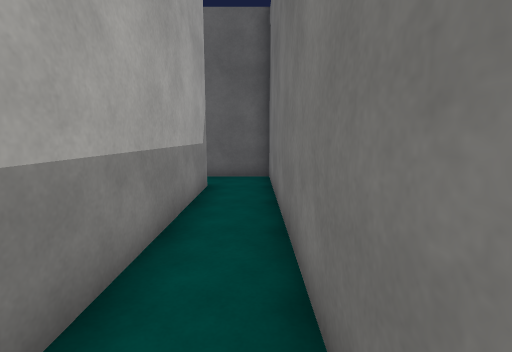
view 1 (above)

23 first-person views from a walk through a Unity game level. The camera is 1.5 m above the floor, tilts 8° down and sees 85° across. The floor is counted in squares, 1 m on a side. Each view is taken from the middle of a square. On the plan, view 1 faces up. The plan holds only what a view shows up to about 14 squares ahead; the rest is blank. The place goes on beyond the plan. Surface patterns are stand-ins for the level's own textures.

view 2
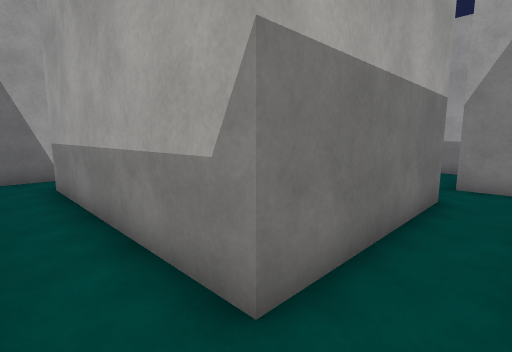

view 3
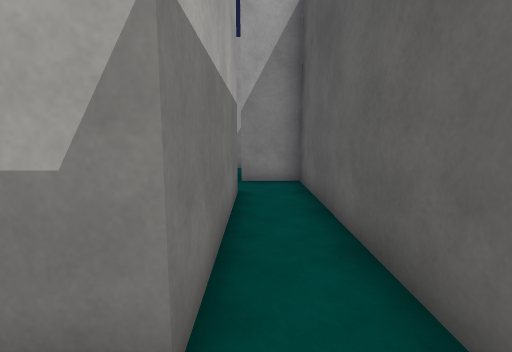

view 4
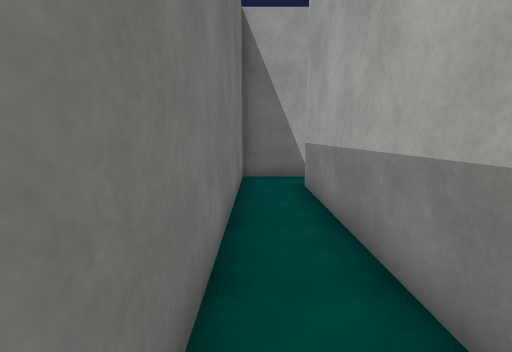

view 5
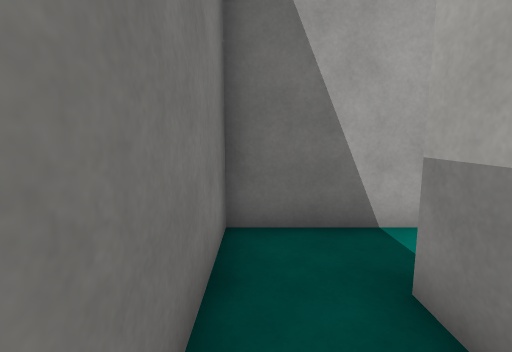

view 6
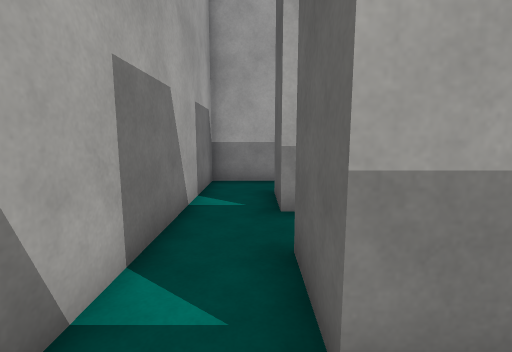

view 7
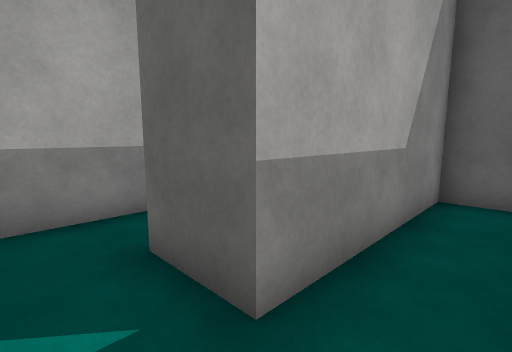

view 8
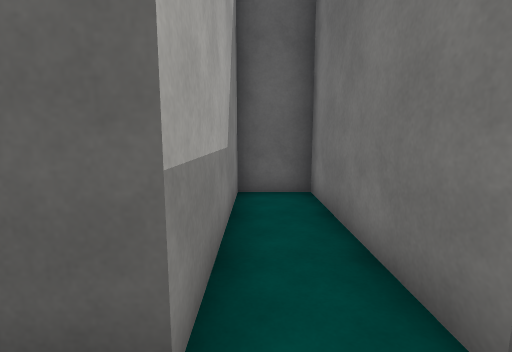

view 9
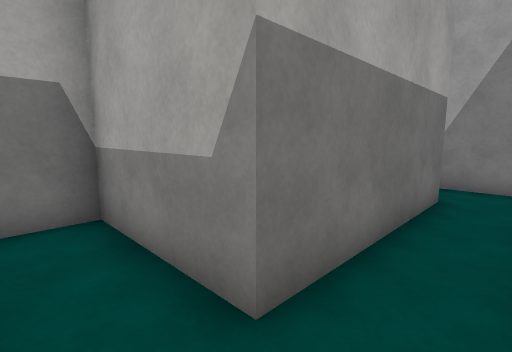

view 10
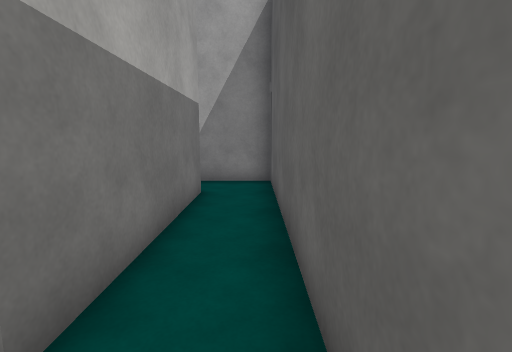

view 11
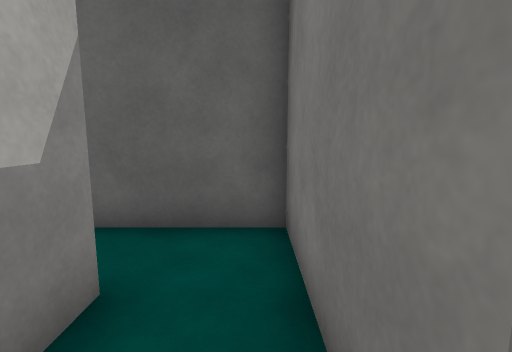

view 12
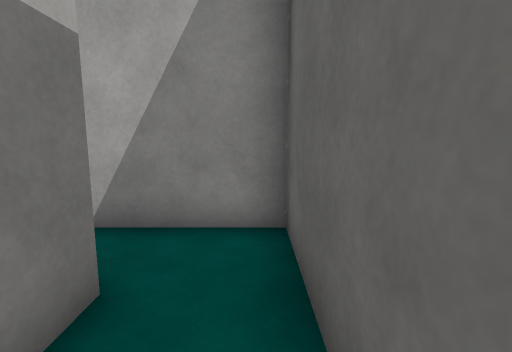

view 13
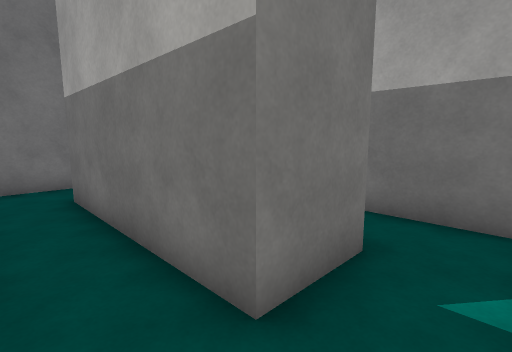

view 14
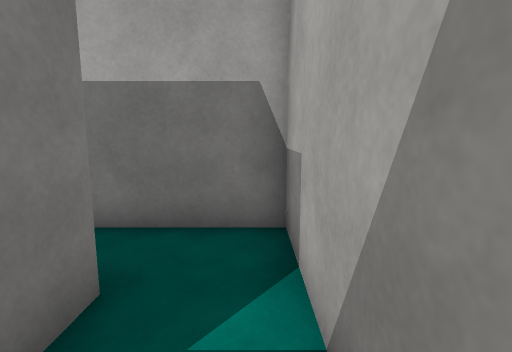

view 15
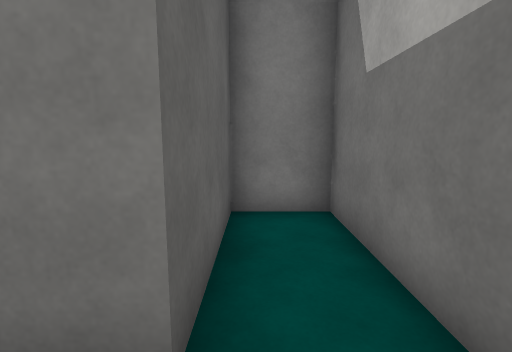

view 16
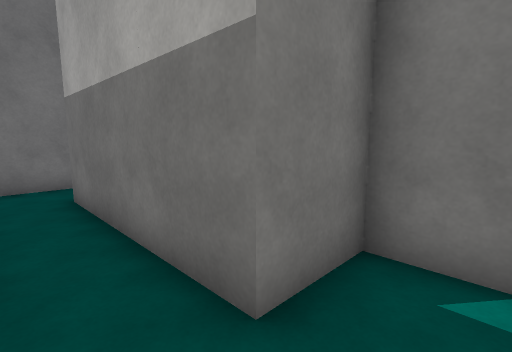

view 17
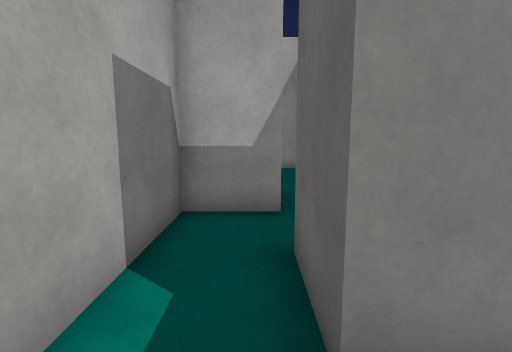

view 18
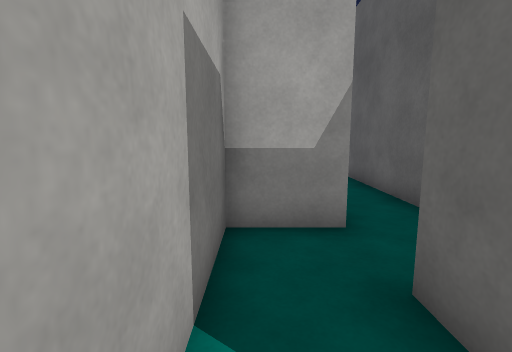

view 19
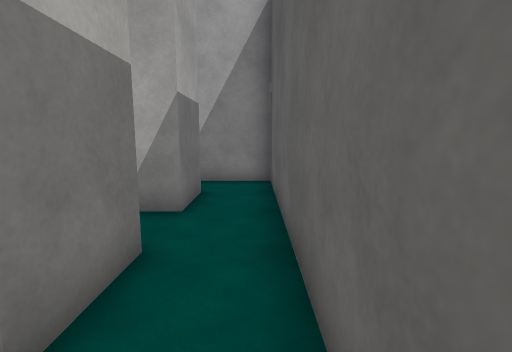

view 20
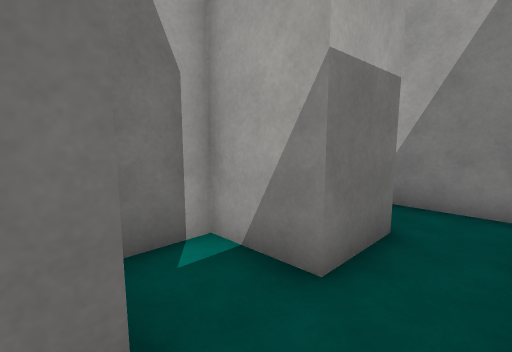

view 21
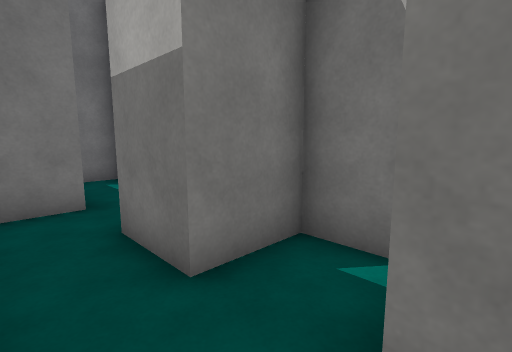

view 22
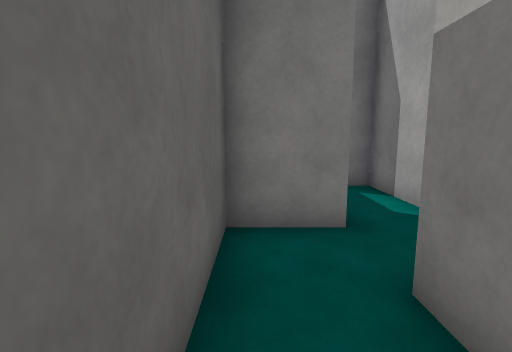

view 23
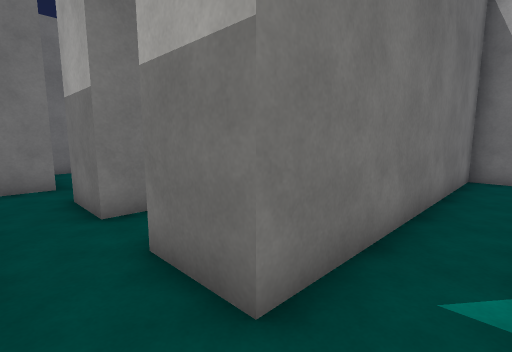

### Floor plan
Points are (right, up) in squares from view 1. A wall is a line through its corners. A room is listed if a view was taken in it or the views show most of it. See-through windows are left out.
Room 1 (views 1, 2, 3, 4, 5, 6, 16, 17, 18)
walls: (0.6, 10.5) (-9.5, 10.5) (-9.5, 8.5); (-3.5, -1.5) (0.5, -1.5) (0.5, 10); (-9.5, 6.5) (-7.5, 6.5) (-7.5, 8.5) (-1.5, 8.5) (-1.5, 0.5) (-3.5, 0.5)
ways out: opening at (-2.5, -0.5) to room 2; opening at (-10.5, 7.5) to room 6
Room 2 (views 7, 8)
walls: (-3.5, 0.5) (-3.5, 6.5) (-5.5, 6.5) (-5.5, 0.5); (-5.5, -1.5) (-3.5, -1.5)
ways out: opening at (-2.5, -0.5) to room 1; opening at (-6.5, -0.5) to room 4
Room 3 (views 9, 10, 12, 13, 14)
walls: (-15.5, 2.5) (-9.5, 2.5) (-9.5, 0.5); (-7.5, 0.5) (-7.5, 4.5) (-17.5, 4.5) (-17.5, 2.5)
ways out: opening at (-8.5, 1.5) to room 4; opening at (-16.5, 1.5) to room 5
Room 4 (view 11)
walls: (-9.5, 0.5) (-9.5, -1.5) (-5.5, -1.5); (-5.5, 0.5) (-7.5, 0.5)
ways out: opening at (-6.5, -0.5) to room 2; opening at (-8.5, 1.5) to room 3
Room 5 (view 15)
walls: (-17.5, 2.5) (-17.5, -1.5) (-11.5, -1.5) (-11.5, 0.5) (-15.5, 0.5) (-15.5, 2.5)
ways out: opening at (-16.5, 1.5) to room 3
Room 6 (view 19)
walls: (-13.5, 8.5) (-13.5, 6.5) (-9.5, 6.5); (-9.5, 8.5) (-11.5, 8.5) (-11.5, 10.5) (-13.5, 10.5)
ways out: opening at (-10.5, 7.5) to room 1; opening at (-14.5, 9.5) to room 7
Room 7 (views 20, 22)
walls: (-17.5, 8.5) (-17.5, 6.5) (-15.5, 6.5) (-15.5, 8.5) (-13.5, 8.5); (-13.5, 10.5) (-17.5, 10.5)
ways out: opening at (-14.5, 9.5) to room 6; opening at (-18.5, 9.5) to room 8
Room 8 (views 21, 23)
walls: (-20.6, -1.5) (-19.5, -1.5) (-19.5, 8.5) (-17.5, 8.5); (-17.5, 10.5) (-21.5, 10.5) (-21.5, 7.8)
ways out: opening at (-18.5, 9.5) to room 7

Positions as (right, up) in squares from view 1, and headings:
1: (0, 0), facing up
2: (0, 10), facing down-left
3: (0, 9), facing left
4: (0, 9), facing down
5: (0, 3), facing down
6: (0, 0), facing left
7: (-4, -1), facing up-left
8: (-5, -1), facing up
9: (-8, 4), facing down-left
10: (-8, 4), facing left
11: (-8, 0), facing up
12: (-13, 4), facing left
13: (-17, 4), facing down-right
14: (-17, 3), facing down
15: (-17, 0), facing right
16: (-9, 10), facing down-right
17: (-8, 8), facing left
18: (-9, 7), facing left
19: (-12, 10), facing left
20: (-15, 10), facing down-left
21: (-18, 10), facing down-right
22: (-16, 10), facing right
23: (-21, 10), facing down-right
